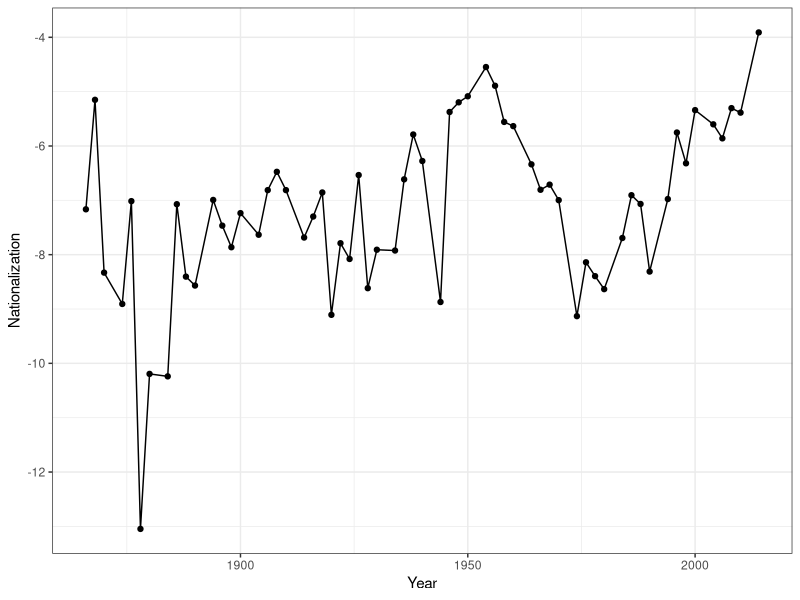
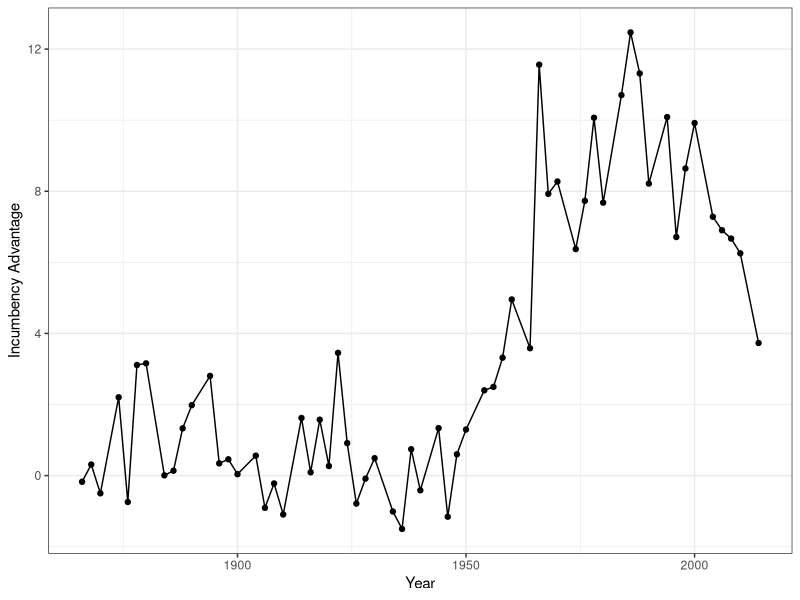
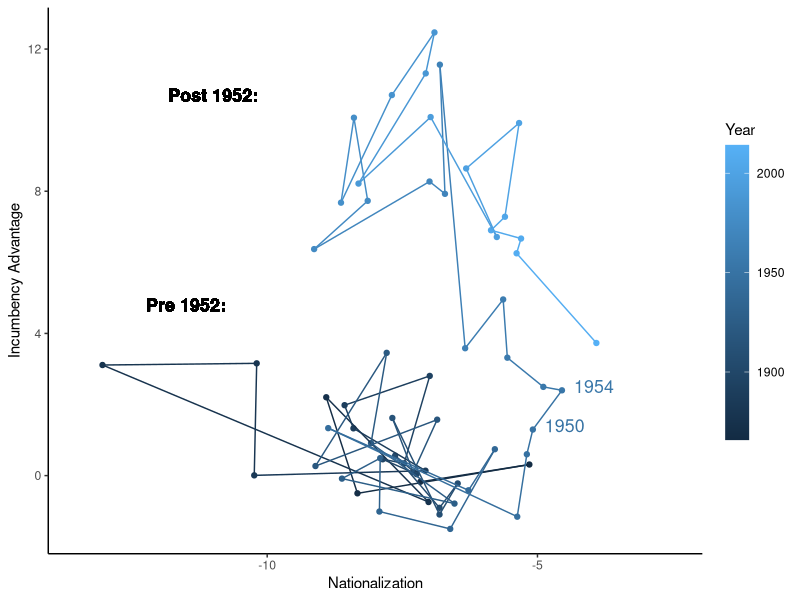

Generate these figures, in order, with R:
## ---- chunk 1

library(dplyr) # install this package if you don't have it yet
library(ggplot2) # install this package if you don't have it yet
library(grDevices) # install this package if you don't have it yet
library(grid)
library(tidyr) # I don't think you absolutely need this library
library(broom) # I don't think you absolutely need this library

rm(list=ls())
## ---- chunk 2
library(readr)
cq_data <- read_csv("cq_data.csv")
## ---- chunk 3
nationalization <- function(dv, dvp){
  -sd(dv- dvp, na.rm = T)
}
## ---- chunk 4
swing_variance <- cq_data %>%
  filter(inc3 !=0) %>%
  group_by(year) %>%
  summarise(nationalization = nationalization(dv, dvp)
  ) %>%
  ungroup()

show(swing_variance)
## ---- chunk 5
library(readr)
gary_j_data <- read_csv("gary_j_data.csv")
## ---- chunk 6
measure_comparison <- gary_j_data %>%
  filter(year>=1954) %>%
  group_by(year) %>%
  summarise(nationalization1 = nationalization(dv, dvp), # our measure
            nationalization2 = cor(dv,dpres,use = "pairwise.complete.obs") # garyj's measure
            )

cor(measure_comparison$nationalization1, measure_comparison$nationalization2,method = "pearson")
## ---- chunk 7
b_incumbency_adv <- cq_data %>%
  group_by(year) %>% 
  do(., tidy(lm(dv ~ dvp + ptynow + inc3, data = . ))) %>% 
  filter(term == "inc3") %>%
  ungroup() %>% 
  left_join(., swing_variance, by="year") %>% # join to nationalization measure
  mutate(post_1952 = as.numeric(year>1952)) 
## ---- chunk 8
b_incumbency_adv$marker_break <- NA
b_incumbency_adv$marker_break[b_incumbency_adv$year==1950] <- 1950
b_incumbency_adv$marker_break[b_incumbency_adv$year==1954] <- 1954
## ---- chunk 9
nationalization_year_plot <- ggplot(data=swing_variance, 
                                    aes(x= year, y= nationalization)) +
  geom_line() +
  geom_point() +
  theme_bw() + ylab("Nationalization") + xlab("Year")

nationalization_year_plot 
## ---- chunk 10
incumbency_adv_year_plot <- ggplot(data=b_incumbency_adv, 
                                   aes(x=year, y=estimate)) +
  geom_line() +
  geom_point() +
  theme_bw() + ylab("Incumbency Advantage") + xlab("Year")

incumbency_adv_year_plot
## ---- chunk 11
#6a
#pre 1952
b_incumbency_adv %>%
  filter(post_1952 ==0 ) %>%
  summarise(correlation = cor(estimate, nationalization, method ="pearson"))

#post 1952
b_incumbency_adv %>%
  filter(post_1952 ==1 ) %>%
  summarise(correlation = cor(estimate, nationalization, method ="pearson"))
## ---- chunk 12
#6b
#pre 1952
b_incumbency_adv %>%
  filter(post_1952 ==0 ) %>%
  summarise(correlation = cor(estimate, nationalization, method ="spearman"))

#post 1952
b_incumbency_adv %>%
  filter(post_1952 ==1 ) %>%
  summarise(correlation = cor(estimate, nationalization, method ="spearman"))

## ---- chunk 13
nationalization_incumbency_path_plot <- ggplot(data=b_incumbency_adv, 
                                               aes(x=nationalization, 
                                                   y=estimate))+ 
  geom_point(aes(colour= year)) +
  geom_path(aes(color=year))+
  geom_text(size=4.5, aes(color=year, label=marker_break, hjust=-.3, vjust=.2)) +
  geom_text(label= "Post 1952:",
            x=-11, y=10.7, size=4.5, fontface="bold") +
  geom_text(label= "Pre 1952:",
            x=-11.5, y=4.8, size=4.5,fontface="bold") +
  theme_classic() + 
  xlab("Nationalization") + 
  ylab("Incumbency Advantage") +
  scale_color_continuous(name="Year") +
  xlim(c(-13.5,-2.5)) +
  theme(legend.key.height = unit(1.5, "cm"),
        legend.title.align=0)

nationalization_incumbency_path_plot

## ---- chunk 14
#1
#a yes it will.
#b yes it will.

original <- function(x) {
     x*10^3
} 

income_kilo<- c(1,2,3)
income_original<- original(income_kilo)

#c
mean(income_kilo)
mean(income_original)

var(income_kilo)
var(income_original)


## ---- chunk 15
#2
#a 0.38- 0.302= 0.078

#b
avg<- (0.38+0.302)/2
sd<- sqrt((0.38- avg)^2+(0.302-avg)^2)/2
se<- sd/sqrt(2)
se

#c
